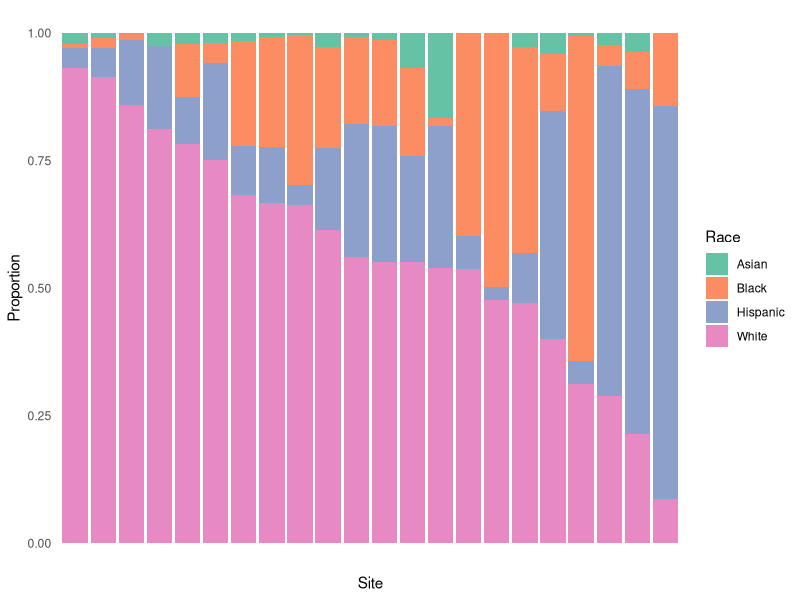

This chart was generated by the following R code:
## ---- chunk 1
#| include : false
library(tidyverse)
df <- read_csv("site_characteristics.csv") %>%
  pivot_longer(cols = c(Asian, Black, Hispanic, White), names_to = "Race", values_to = "Count") %>%
  select(Site, Race, Count) %>%
  group_by(Site) %>%
  mutate(freq = Count/ sum(Count)) %>%
  pivot_wider(names_from = Race, values_from = freq, id_cols = Site) %>%
  arrange(desc(White), desc(Black), desc(Hispanic), desc(Asian)) %>%
  pivot_longer(cols = c(White, Black, Hispanic, Asian), names_to = "Race", values_to="Proportion")
## ---- chunk 2
G <- df %>%
  mutate(Site = factor(Site, levels = unique(.$Site))) %>% 
  ungroup() %>%
  ggplot(aes(x = Site, y = Proportion, fill = Race)) +
  geom_bar(stat = "identity", position = "fill") +
  ylab("Proportion") +
  theme_minimal() +
  # Remove grid lines
  theme(panel.grid.major = element_blank(),
        panel.grid.minor = element_blank(),
        axis.text.x = element_blank(),
        axis.ticks.x = element_blank()) +
  # Change fill color theme
  scale_fill_brewer(palette = "Set2") 
  # Site ggsave appropriate for poster
ggsave("Race_vs_site.png", G, width = 8, height = 6, units = "in", dpi = 300)
